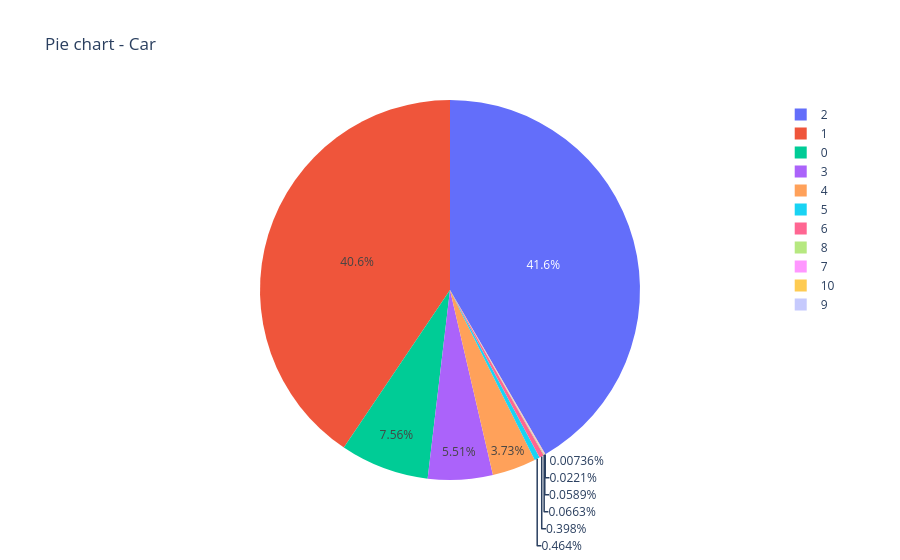

Notebook cell for this chart:
### Code cell
#Plotting the Pie Chart for 'Car'
px.pie(data, names = "Car", title = "Pie chart - Car")

### Figure 1 — Plotly figure (JSON) as saved in the notebook; plotly's stock layout.template omitted (floating-point values rounded to 4 significant figures; data arrays with more than 128 entries replaced by an {"elided": "..."} marker saying what was removed)
{"data": [{"domain": {"x": [0.0, 1.0], "y": [0.0, 1.0]}, "hovertemplate": "Car=%{label}<extra></extra>", "labels": {"elided": "13580 float values"}, "legendgroup": "", "name": "", "showlegend": true, "type": "pie"}], "layout": {"legend": {"tracegroupgap": 0}, "title": {"text": "Pie chart - Car"}}}
